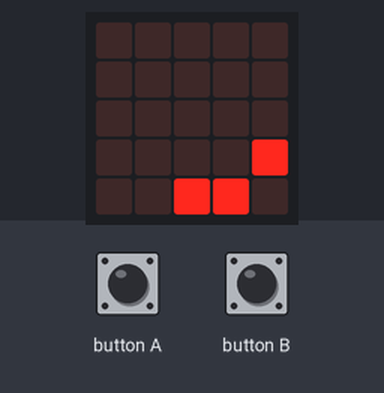
A program run on a simulated BBC micro:bit (MakeCode). On the bench: the board's 5×5 LED display. The inputs (shaded band) are chosen by the test bench. Random numbers come from a fixed seed.

Above: at 1.7 s.
1.8 s: button B pressed for 0.15 s
At 2.4 s:
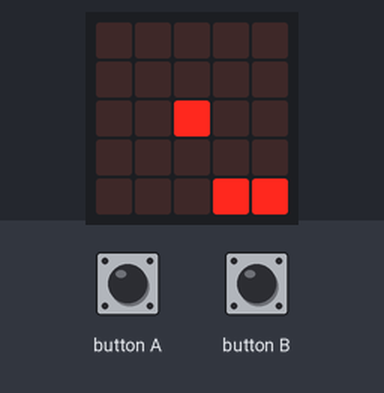
2.5 s: button A pressed for 0.15 s
At 4.3 s:
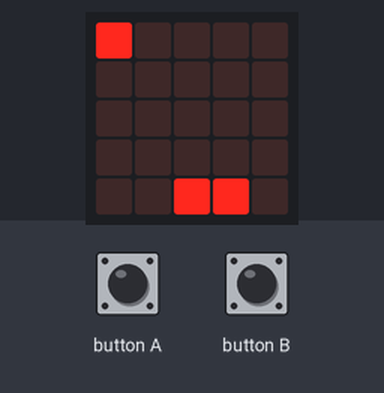
4.6 s: button A pressed for 0.15 s
At 5.2 s:
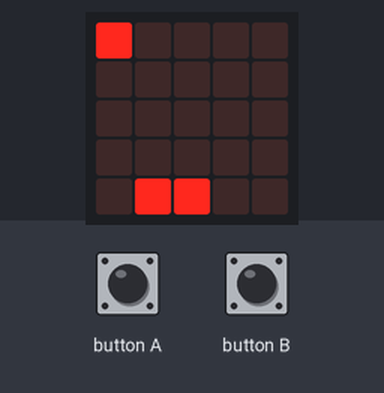
6.2 s: button A pressed for 0.15 s
At 7.5 s:
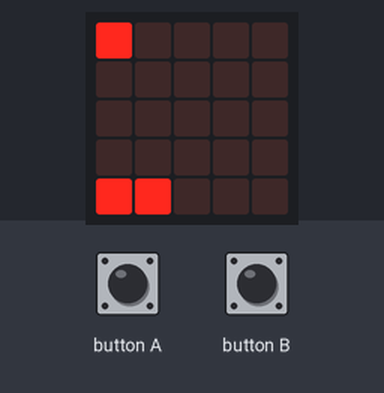
7.8 s: button B pressed 5 times (0.12 s each, 0.3 s apart)
At 9.4 s:
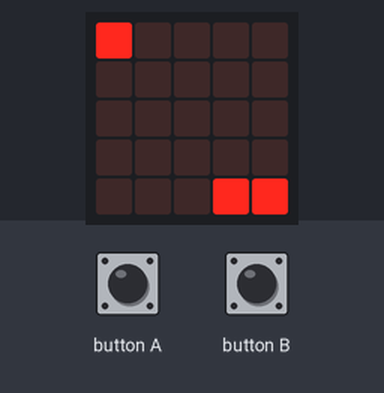
Timing chart, 0 to 10.9 s (numbered marks = the images above; inputs shaded):
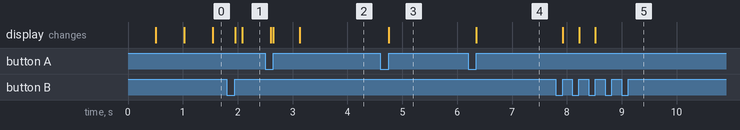

Measured:
- after the input at 4.6 s, the display: changes after 0.15 s (image 3)
- after the input at 6.2 s, the display: changes after 0.15 s (image 4)
- after the input at 7.8 s, the display: first changes after 0.12 s (image 5 shows a later state)

The program:

main.ts
```typescript
input.onButtonPressed(Button.A, function () {
    if (paddle_A.get(LedSpriteProperty.X) > 0) {
        paddle_A.change(LedSpriteProperty.X, -1)
        paddle_B.change(LedSpriteProperty.X, -1)
    }
})
input.onButtonPressed(Button.B, function () {
    if (paddle_A.get(LedSpriteProperty.X) < 3) {
        paddle_A.change(LedSpriteProperty.X, 1)
        paddle_B.change(LedSpriteProperty.X, 1)
    }
})
let paddle_B: game.LedSprite = null
let paddle_A: game.LedSprite = null
paddle_A = game.createSprite(2, 4)
paddle_B = game.createSprite(3, 4)
let ball = game.createSprite(randint(0, 4), 0)
let direction_y = 1
let direction_x = randint(-1, 1)
basic.pause(500)
basic.forever(function () {
    ball.change(LedSpriteProperty.X, direction_x)
    ball.change(LedSpriteProperty.Y, direction_y)
    if (ball.isTouching(paddle_A) || ball.isTouching(paddle_B)) {
        ball.change(LedSpriteProperty.X, direction_x * -1)
        ball.change(LedSpriteProperty.Y, -1)
        direction_y = -1
        direction_x = randint(-1, 1)
    } else {
        if (ball.get(LedSpriteProperty.Y) < 0) {
            direction_y = 1
            direction_x = randint(-1, 1)
        } else if (ball.get(LedSpriteProperty.Y) > 4) {
            ball.set(LedSpriteProperty.Blink, 1)
            basic.pause(2000)
            game.gameOver()
        }
        if (ball.get(LedSpriteProperty.X) < 0) {
            direction_x = 1
        } else if (ball.get(LedSpriteProperty.X) > 4) {
            direction_x = -1
        }
        basic.pause(500)
    }
})
```

test.ts
```typescript
// les tests vont ici ; cela ne sera pas compilé si ce paquet est utilisé en tant qu'extension.
```
